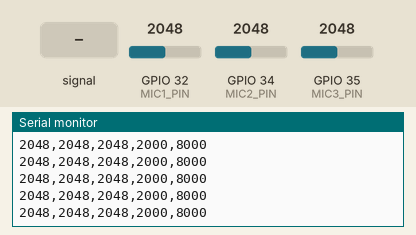
Simulated run of this sketch. Board: ESP32. On the bench: the last lines printed to the serial monitor. The inputs (shaded band) are chosen by the test bench; at power-on: GPIO 32 (MIC1_PIN) = 2048, GPIO 34 (MIC2_PIN) = 2048, GPIO 35 (MIC3_PIN) = 2048.

Above: at 1.2 s.
1.3 s: GPIO 32 (MIC1_PIN) fed a 200 Hz sine of ±327 counts around its level
At 1.33 s:
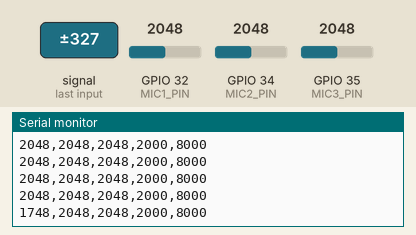
2.8 s: GPIO 34 (MIC2_PIN) fed a 200 Hz sine of ±327 counts around its level
At 2.84 s:
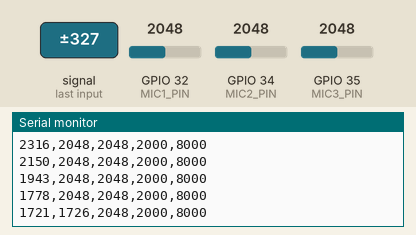
4.3 s: GPIO 35 (MIC3_PIN) fed a 200 Hz sine of ±327 counts around its level
5.8 s: GPIO 32 (MIC1_PIN) set to 2866
At 5.82 s:
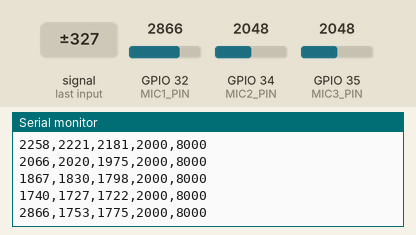
7.3 s: GPIO 34 (MIC2_PIN) set to 2866
At 7.34 s:
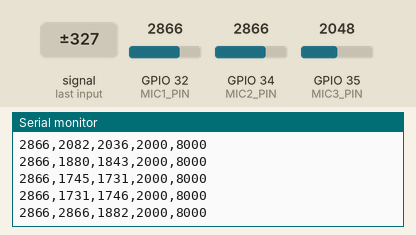
8.8 s: GPIO 35 (MIC3_PIN) set to 2866
At 8.8 s:
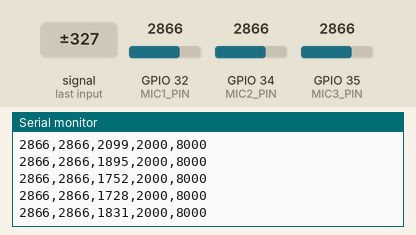
Timing chart, 0 to 11.3 s (numbered marks = the images above; inputs shaded):
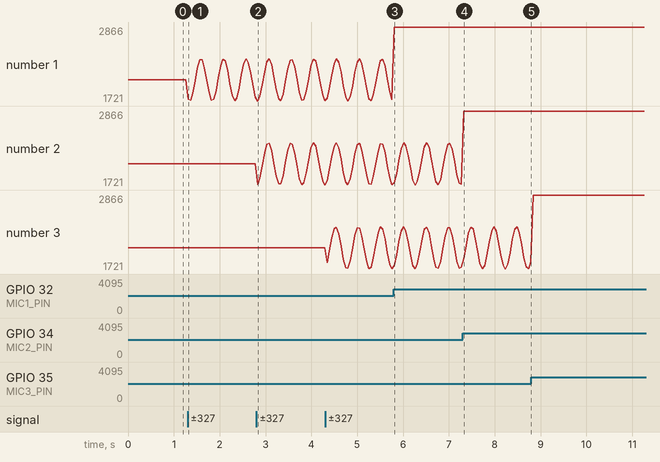

The sketch:

attis_3mic_esp32_adc.ino
```cpp
// ATTIS - earlier firmware (ESP32 built-in ADC, no ADS1115)
//
// Reads three MAX9814 microphones directly on the ESP32's 12-bit ADC pins and
// prints them as CSV for the Arduino Serial Plotter:  mic1,mic2,mic3,2000,8000
// The last two values are fixed reference lines that keep the plotter's
// Y axis steady. Python scripts only use the first three values.
//
// Wiring: Mic 1 -> GPIO32, Mic 2 -> GPIO34, Mic 3 -> GPIO35

const int MIC1_PIN = 32;
const int MIC2_PIN = 34;
const int MIC3_PIN = 35;

const int REF_LOW = 2000;
const int REF_HIGH = 8000;

void setup() {
  Serial.begin(115200);
}

void loop() {
  int mic1 = analogRead(MIC1_PIN);
  int mic2 = analogRead(MIC2_PIN);
  int mic3 = analogRead(MIC3_PIN);

  Serial.print(mic1);
  Serial.print(",");
  Serial.print(mic2);
  Serial.print(",");
  Serial.print(mic3);
  Serial.print(",");
  Serial.print(REF_LOW);
  Serial.print(",");
  Serial.println(REF_HIGH);

  delay(50);  // refresh rate of the plot
}
```

Measured:
- after the input at 1.3 s, the serial monitor: prints a new line at once (image 1)
- after the input at 2.8 s, the serial monitor: prints a new line at once (image 2)
- plotted number 1: 2048 → 1778 after the input at 1.3 s
